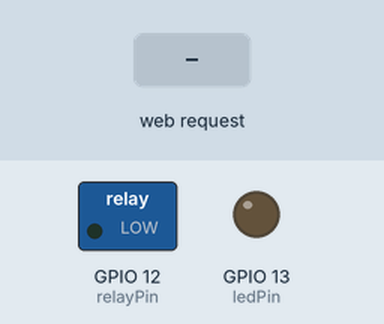
Recording of a sketch running on a simulated ESP8266 (NodeMCU). On the bench: switched loads named in the sketch (green lamp = pin HIGH), output pins drawn as LEDs (lit = HIGH). The test bench sets the inputs (shaded band). WiFi joins after 1.5 s; servers stay silent unless stated; what the sketch prints to the serial monitor is not drawn.

Above: at 3.7 s.
3.8 s: HTTP request GET /socket1On received
At 4.8 s:
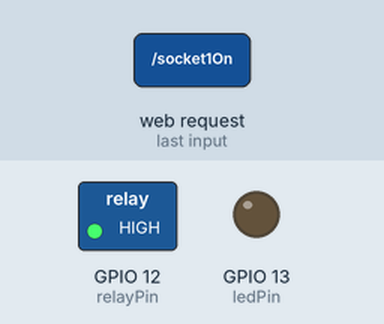
5.3 s: HTTP request GET /socket1Off received
At 5.9 s:
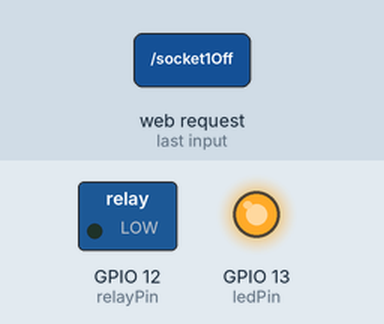
Timing chart, 0 to 8.3 s (numbered marks = the images above; inputs shaded):
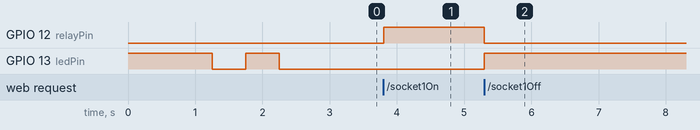

Measured:
- after the input at 3.8 s, GPIO 12 (relayPin): LOW → HIGH at once
- after the input at 5.3 s, GPIO 12 (relayPin): HIGH → LOW at once; GPIO 13 (ledPin): LOW → HIGH at once

The sketch:

ESP_LightControl_WebUpdater.ino
```cpp
/*********
  Rui Santos
  Complete project details at http://randomnerdtutorials.com
*********/

#include <ESP8266WiFi.h>
#include <WiFiClient.h>
#include "htmlcode.h"
#include <ESP8266WebServer.h>
#include <ESP8266mDNS.h>
#include <ESP8266HTTPUpdateServer.h>


MDNSResponder mdns;

// Replace with your network credentials
const char* ssid = "...";
const char* password = "...";

ESP8266WebServer server(80);
ESP8266HTTPUpdateServer httpUpdater;

String webPage = "";

int ledPin = 13; // GPIO13
int relayPin = 12; // GPIO12

void turnOn(){
   digitalWrite(ledPin, LOW);
   digitalWrite(relayPin, HIGH);
 }

 void turnOff(){
   digitalWrite(ledPin, HIGH);
   digitalWrite(relayPin, LOW);
 }

String renderHtml(void){
  webPage = HTML_BODY;
  webPage += "<hr color=";
  if( digitalRead(ledPin) == 0 ){
    webPage += "\"#4CAF50\"";
  }else{
    webPage += "\"#ff4d4d\"";
  }
  webPage += "; size=\"30\" >";
  webPage +=  HTML_END;
  return webPage;
}

void setup(void){
  // preparing GPIOs
  pinMode(ledPin, OUTPUT);
  pinMode(relayPin, OUTPUT);

  turnOff();

  WiFi.mode(WIFI_STA);
  delay(1000);
  Serial.begin(115200);
  WiFi.begin(ssid, password);
  Serial.println("");

  // Wait for connection
  while (WiFi.status() != WL_CONNECTED) {
    delay(250);
    digitalWrite(ledPin, !digitalRead(ledPin));
    delay(250);
    Serial.print(".");
  }
  digitalWrite(ledPin, LOW);
  Serial.println("");
  Serial.print("Connected to ");
  Serial.println(ssid);
  Serial.print("IP address: ");
  Serial.println(WiFi.localIP());

  if (mdns.begin("piedra", WiFi.localIP())) {
    Serial.println("MDNS responder started");
  }

  server.on("/", [](){
    server.send(200, "text/html", renderHtml());
  });
  server.on("/socket1On", [](){
    turnOn();
    delay(100);
    server.send(200, "text/html", renderHtml());
  });
  server.on("/socket1Off", [](){
    turnOff();
    delay(100);
    server.send(200, "text/html", renderHtml());

  });

  server.on("/status", [](){
    server.send(200, "text/html", String(digitalRead(relayPin)==0?1:0) );
  });

  httpUpdater.setup(&server);
  server.begin();
  Serial.println("HTTP server started");
}

void loop(void){
  server.handleClient();
}
```

htmlcode.h
```cpp
#ifndef hml_body
#define html_body

String HTML_BODY=
"<!DOCTYPE html>"
"<html>"
"<head>"
"<style>"
".button {"
"    background-color: #4CAF50;"
"    border: none;"
"    color: white;"
"    padding: 50px 90px;"
"    text-align: center;"
"    text-decoration: none;"
"    display: inline-block;"
"    font-size: 48px;"
"    margin: 4px 2px;"
"    cursor: pointer;"
"}"
".button.red {"
"    background-color: #ff4d4d;"
"}"
"</style>"
"</head>"
"<body>"
"<div style=\"width: 100%; height: 20px; border-bottom: 1px solid blue; text-align: center\">"
"<span style=\"font-size: 40px; background-color: #FFFFFF; padding: 0 10px;\">"
"Piedra Control Page"
"</span>"
"</div>"
"<div style=\"width: 100%; height:50px; \">"
"</div>"
"<CENTER>"
"<a href=\"socket1On\">"
"<button class=\"button\">ON</button>"
"</a>&nbsp;<br><br><br>"
"<a href=\"socket1Off\">"
"<button class=\"button red\">OFF</button>"
"</a></CENTER>&nbsp;";

String  HTML_END =
"</body>"
"</html>";
#endif
```
